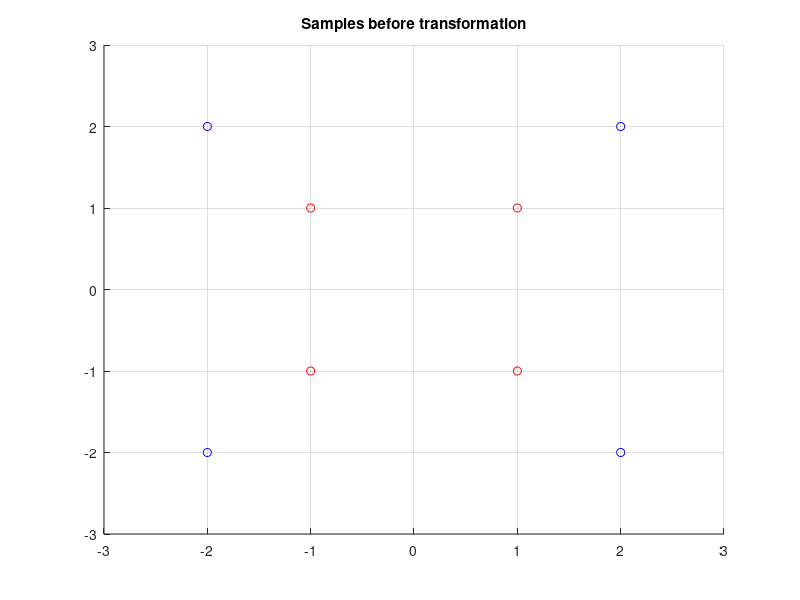

This chart was generated by the following MATLAB code: (Note: this script raises an error after producing the figure.)
clear all;
close all;

X = [2 2; 2 -2; -2 -2; -2 2; 1 1; 1 -1; -1 -1; -1 1;];
x1 = X(:,2) .^ 2;

figure;
hold on;
plot(X(1: 4, 1), X(1: 4, 2), 'bo');
plot(X(5: 8, 1), X(5: 8, 2), 'ro');
title('Samples before transformation');
grid on;
axis([-3 3 -3 3]);
hold off;

X_trans = transformation(X);

figure;
hold on;
plot(X_trans(1: 4, 1), X_trans(1: 4, 2), 'bo');
plot(X_trans(5: 8, 1), X_trans(5: 8, 2), 'ro');
title('Samples after transformation');
grid on;
axis([-15 -4 -15 -4]);
hold off;